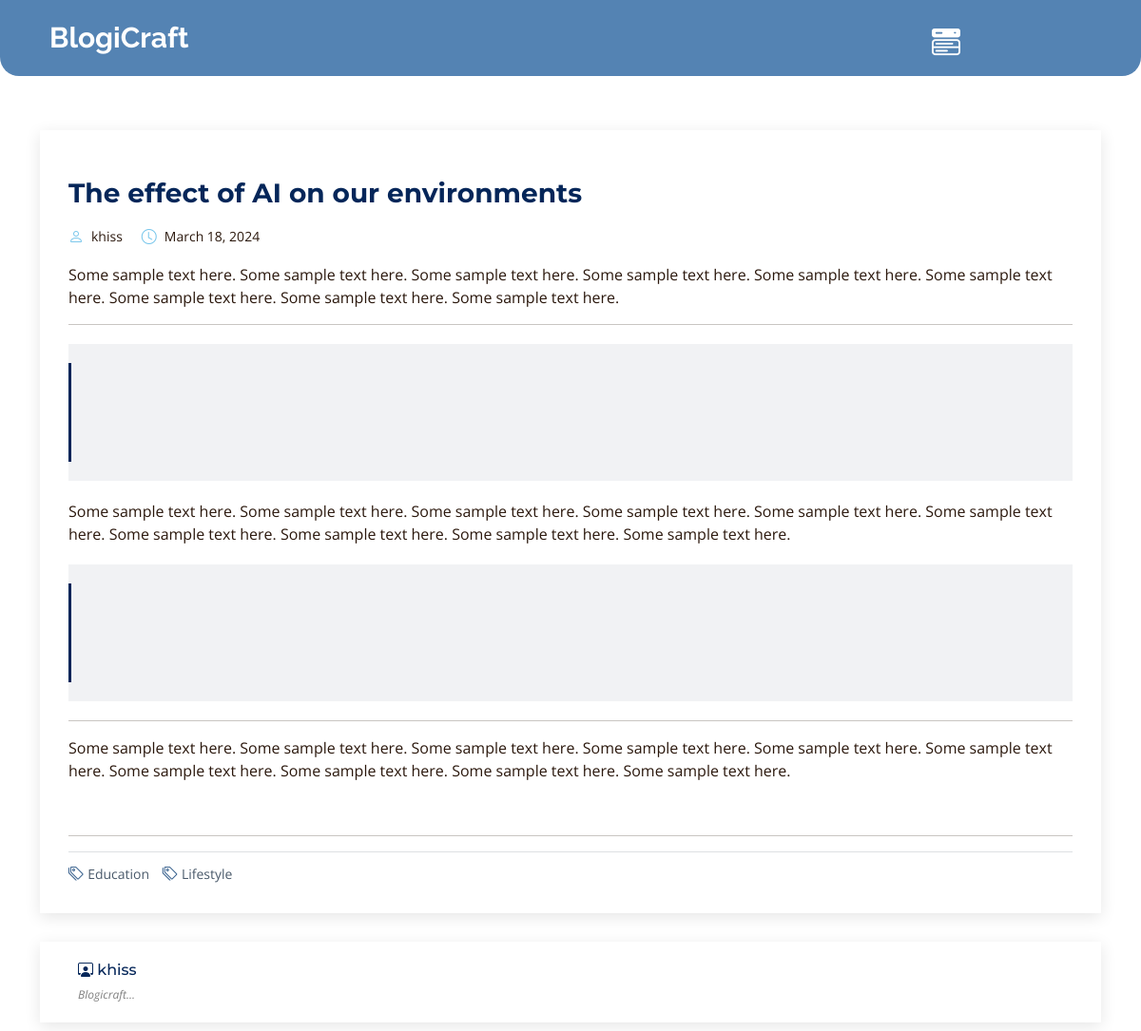
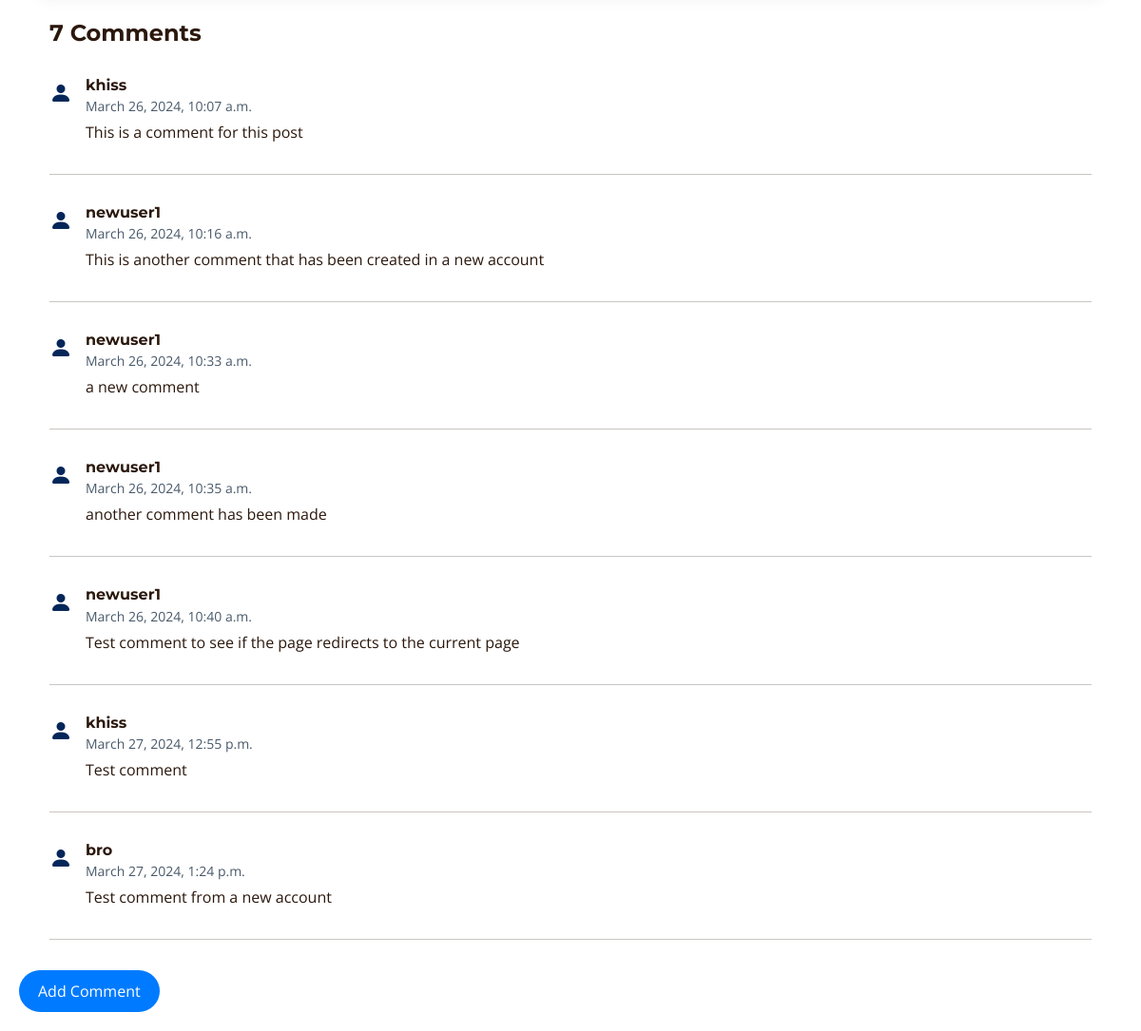
/blog/dash-blog-details/4/ (signed in), run on the app's committed database (2 pictures, top to bottom).
### blog/models.py (models this page shows, shortened)
class Blog(models.Model):
    title  = models.CharField(max_length=100)
    teaser = models.TextField(default='The teaser text goes here')
    paragraph1 = models.TextField()
    paragraph2 = models.TextField()
    paragraph3 = models.TextField(blank=True, null=True)
    quote = models.TextField(blank=True, null=True)
    image1 = models.ImageField( upload_to="images/", null= True, blank = True, max_length=None)
    image2 = models.ImageField( upload_to="images/", null= True, blank = True, max_length=None)
    tags = ManyToManyField(Tag)  # Many Posts can have Many Tags
    date_created = models.DateField(auto_now_add=True)
    user = models.ForeignKey(User, on_delete=models.CASCADE, null=True)

class Tag(models.Model):
    name = models.CharField(max_length=50)

class Comment(models.Model):
    blog = models.ForeignKey(Blog, on_delete=models.CASCADE, related_name='comments')
    user = models.ForeignKey(User, on_delete=models.CASCADE)
    content = models.TextField()
    date_created = models.DateTimeField(auto_now_add=True)

### blog/views.py (the view)
# urls.py: path('blog-details/<str:pk>/', views.blog_details, name='blog-details' ),
@login_required(login_url='login')
def blog_details(request, pk):
    blog = get_object_or_404(Blog, id=pk)
    blog_creator = blog.user
    comments = blog.comments.all()  # Retrieve all comments associated with this blog post
    comment_count = comments.count()
    new_comment = None
    if request.method == 'POST':
        comment_form = CommentForm(request.POST)
        if comment_form.is_valid():
            new_comment = comment_form.save(commit=False)
            new_comment.blog = blog
            new_comment.user = request.user
            new_comment.save()
            comment_form = CommentForm()  # Clear the form after successfully submitting a comment
            return redirect(request.path)
    else:
        comment_form = CommentForm()
    context = {
        'blog': blog,
        'comments': comments,
        'new_comment': new_comment,
        'comment_form': comment_form,
        'comment_count': comment_count,
        'blog_creator': blog_creator,
    }
    return render(request, 'blog/user/blog-details.html', context)

### coreapp/templates/blog/user/blog-details.html (shortened to what this page needs)
{% extends "../dashboard.html" %}
{% load static %}
{% block dashboard %}
<section style='margin-top: 57px;' id="blog" class="blog">
<div class="container">
    <div class="col-lg" data-aos="fade-up" data-aos-delay="200">
        <article class="blog-details">
          <h2 class="title">{{blog.title}}</h2>
          <div class="meta-top">
            <ul>
              <li class="d-flex align-items-center"><i class="bi bi-person"></i> <a href="{% url 'creator-profile' blog.user.username %}">{{blog_creator}}</a></li>
              <li class="d-flex align-items-center"><i class="bi bi-clock"></i> <a href=""><time datetime="2020-01-01">{{blog.date_created}}</time></a></li>
            </ul>
          </div>
          <div style="margin-left: 0;" class="content">
            <p>
              {{blog.paragraph1}}
            </p>
            <p>
              <hr>
            </p>
            <blockquote>
            </blockquote>
            <p>
              {{blog.paragraph2}}
            </p>
            <blockquote>
            </blockquote>
            <hr>
            <p>
              {{blog.paragraph3}}
            </p>
            <p>
              <hr>
            </p>
          </div>
          <div class="meta-bottom">
            {% for tag in blog.tags.all %}
            <i class="bi bi-tags"></i>
            <ul class="tags">
              <li style="padding-right: 10px;"><a href="{% url 'tag_filter' tag_id=tag.id %}">{{tag.name}}</a></li>
            </ul>
            {% endfor %}
          </div>
        </article>
        <div class="post-author d-flex align-items-center">
          <div>
            <h6 style="color: gray; font-size"> <a href="{% url 'creator-profile' blog.user.username %}"> <i class="bi bi-person-workspace"></i> {{blog_creator}}</a></h6>
            <p style="color: gray; font-size: 12px">
              Blogicraft...
            </p>
          </div>
        </div>
        <div style="margin-left: 10px; margin-right: 10px;" id="comments" class="comments">
          <h4 class="comments-count">{{comment_count}} Comments</h4>
          {% for comment in comments %}
          <div id="comment-1" class="comment">
            <div class="d-flex">
              <div class="comment-img"><i style="font-size: 1.5em; color: #052659;" class="bi bi-person-fill"></i></div>
              <div>
                <h5><a href="{% url 'creator-profile' comment.user.username %}">{{ comment.user.username }}</a></h5>
                <time datetime="{{ comment.date_created }}">{{ comment.date_created }}</time>
                <p>
                  {{ comment.content }}
                </p>
              </div>
            </div>
          </div>
          <hr>
          {% empty %}
          <p>No comments yet.</p>
          {% endfor %}
        </div>
<div class="fixed-button">
  <button style="border-radius: 30px;" data-toggle="modal" data-target="#commentModalCenter">Add Comment</button>
</div>
</section>
{% endblock dashboard %}

### coreapp/static/css/main.css (style rules this page uses)
:root { --font-default: "Open Sans", system-ui, -apple-system, "Segoe UI", Roboto, "Helvetica Neue", Arial, "Noto Sans", "Liberation Sans", sans-serif, "Apple Color Emoji", "Segoe UI Emoji", "Segoe UI Symbol", "Noto Color Emoji"; --font-primary: "Montserrat", sans-serif; --font-secondary: "Raleway", sans-serif; }
:root { --color-default: #2b180d; --color-primary: #C1E8FF; --color-secondary: #052659; }
:root { scroll-behavior: smooth; }
body { font-family: var(--font-default); color: var(--color-default); }
a { color: var(--color-secondary); text-decoration: none; transition: 0.3s; }
h1, h2, h3, h4, h5, h6 { font-family: var(--font-primary); }
section { overflow: hidden; padding: 80px 0; }
.blog .blog-details { box-shadow: 0 4px 16px rgba(0, 0, 0, 0.1); padding: 30px; }
.blog .blog-details .title { font-size: 28px; font-weight: 700; padding: 0; margin: 20px 0 0 0; color: var(--color-secondary); }
.blog .blog-details .content { margin-top: 20px; }
.blog .blog-details .content blockquote { overflow: hidden; background-color: rgba(27, 47, 69, 0.06); padding: 60px; position: relative; text-align: center; margin: 20px 0; }
.blog .blog-details .content blockquote:after { content: ""; position: absolute; left: 0; top: 0; bottom: 0; width: 3px; background-color: var(--color-secondary); margin-top: 20px; margin-bottom: 20px; }
.blog .blog-details .meta-top { margin-top: 20px; color: var(--color-gray); }
.blog .blog-details .meta-top ul { display: flex; flex-wrap: wrap; list-style: none; align-items: center; padding: 0; margin: 0; }
.blog .blog-details .meta-top ul li+li { padding-left: 20px; }
.blog .blog-details .meta-top i { font-size: 16px; margin-right: 8px; line-height: 0; color: rgba(86, 184, 230, 0.8); }
.blog .blog-details .meta-top a { color: var(--color-gray); font-size: 14px; display: inline-block; line-height: 1; }
.blog .blog-details .meta-bottom { padding-top: 10px; border-top: 1px solid rgba(27, 47, 69, 0.15); }
.blog .blog-details .meta-bottom i { color: #38618e; display: inline; }
.blog .blog-details .meta-bottom a { color: rgba(27, 47, 69, 0.8); transition: 0.3s; }
.blog .blog-details .meta-bottom .tags { list-style: none; display: inline; padding: 0; font-size: 14px; }
.blog .blog-details .meta-bottom .tags li { display: inline-block; }
.blog .post-author { padding: 20px; margin-top: 30px; box-shadow: 0 4px 16px rgba(0, 0, 0, 0.1); }
.blog .post-author p { font-style: italic; color: rgba(var(--color-gray-rgb), 0.8); margin-bottom: 0; }
.blog .comments { margin-top: 30px; }
.blog .comments .comments-count { font-weight: bold; }
.blog .comments .comment { margin-top: 30px; position: relative; }
.blog .comments .comment .comment-img { margin-right: 14px; }
.blog .comments .comment h5 { font-size: 16px; margin-bottom: 2px; }
.blog .comments .comment h5 a { font-weight: bold; color: var(--color-default); transition: 0.3s; }
.blog .comments .comment time { display: block; font-size: 14px; color: rgba(27, 47, 69, 0.8); margin-bottom: 5px; }

### coreapp/templates/blog/header.html (style rules this page uses)
.content { margin-left: 250px; transition: margin-left 0.5s; }

### coreapp/templates/blog/user/blog-details.html (style rules this page uses)
.fixed-button { position: fixed; bottom: 20px; left: 20px; z-index: 999; }
.fixed-button button { padding: 10px 20px; background-color: #007bff; color: white; border: none; border-radius: 5px; cursor: pointer; }

### data on the page
Blog: title "The effect of AI on our environments", date_created "March 18, 2024", paragraph1 "Some sample text here. Some sample text here. Some sample text here. Some sample text here. Some sample text here. Some sample text here. Some sample text here. Some sample text here. Some sample text here.", paragraph2 "Some sample text here. Some sample text here. Some sample text here. Some sample text here. Some sample text here. Some sample text here. Some sample text here. Some sample text here. Some sample text here. Some sample text here.", paragraph3 "Some sample text here. Some sample text here. Some sample text here. Some sample text here. Some sample text here. Some sample text here. Some sample text here. Some sample text here. Some sample text here. Some sample text here."
Tag: name "Education"
Tag: name "Lifestyle"
Comment: user.username "khiss", date_created "March 26, 2024, 10:07 a.m.", content "This is a comment for this post"
Comment: user.username "newuser1", date_created "March 26, 2024, 10:16 a.m.", content "This is another comment that has been created in a new account"
Comment: user.username "newuser1", date_created "March 26, 2024, 10:33 a.m.", content "a new comment"
Comment: user.username "newuser1", date_created "March 26, 2024, 10:35 a.m.", content "another comment has been made"
Comment: user.username "newuser1", date_created "March 26, 2024, 10:40 a.m.", content "Test comment to see if the page redirects to the current page"
Comment: user.username "khiss", date_created "March 27, 2024, 12:55 p.m.", content "Test comment"
Comment: user.username "bro", date_created "March 27, 2024, 1:24 p.m.", content "Test comment from a new account"

### other printed values
{{ blog_creator }} "khiss"
{{ comment_count }} "7"
